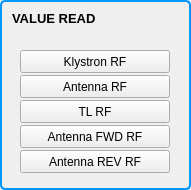
  <widget class="QGroupBox" name="groupBox_9" >
   <property name="geometry" >
    <rect>
     <x>460</x>
     <y>450</y>
     <width>191</width>
     <height>190</height>
    </rect>
   </property>
   <property name="font" >
    <font/>
   </property>
   <property name="styleSheet" >
    <string>QGroupBox {
 background-color: qlineargradient(x1: 0, y1: 0, x2: 0, y2: 1,
                                   stop: 0 #E0E0E0, stop: 1 #FFFFFF);
 border: 2px solid rgb(0,152, 255); 
 border-radius: 5px;
 margin-top: 1ex; 
}</string>
   </property>
   <property name="title" >
    <string/>
   </property>
   <widget class="QLabel" name="label_60" >
    <property name="geometry" >
     <rect>
      <x>2</x>
      <y>8</y>
      <width>290</width>
      <height>21</height>
     </rect>
    </property>
    <property name="font" >
     <font>
      <pointsize>-1</pointsize>
      <weight>75</weight>
      <bold>true</bold>
     </font>
    </property>
    <property name="styleSheet" >
     <string>font-size:13px;font-weight:bold;</string>
    </property>
    <property name="text" >
     <string>VALUE READ</string>
    </property>
    <property name="alignment" >
     <set>Qt::AlignLeading|Qt::AlignLeft|Qt::AlignVCenter</set>
    </property>
    <property name="indent" >
     <number>10</number>
    </property>
   </widget>
   <widget class="QPushButton" name="pushButton_2" >
    <property name="geometry" >
     <rect>
      <x>20</x>
      <y>50</y>
      <width>150</width>
      <height>23</height>
     </rect>
    </property>
    <property name="text" >
     <string>Klystron RF</string>
    </property>
   </widget>
   <widget class="QPushButton" name="pushButton_3" >
    <property name="geometry" >
     <rect>
      <x>20</x>
      <y>75</y>
      <width>150</width>
      <height>23</height>
     </rect>
    </property>
    <property name="text" >
     <string>Antenna RF</string>
    </property>
   </widget>
   <widget class="QPushButton" name="pushButton_4" >
    <property name="geometry" >
     <rect>
      <x>20</x>
      <y>100</y>
      <width>150</width>
      <height>23</height>
     </rect>
    </property>
    <property name="text" >
     <string>TL RF</string>
    </property>
   </widget>
   <widget class="QPushButton" name="pushButton_5" >
    <property name="geometry" >
     <rect>
      <x>20</x>
      <y>125</y>
      <width>150</width>
      <height>23</height>
     </rect>
    </property>
    <property name="text" >
     <string>Antenna FWD RF</string>
    </property>
   </widget>
   <widget class="QPushButton" name="pushButton_6" >
    <property name="geometry" >
     <rect>
      <x>20</x>
      <y>150</y>
      <width>150</width>
      <height>23</height>
     </rect>
    </property>
    <property name="text" >
     <string>Antenna REV RF</string>
    </property>
   </widget>
  </widget>
